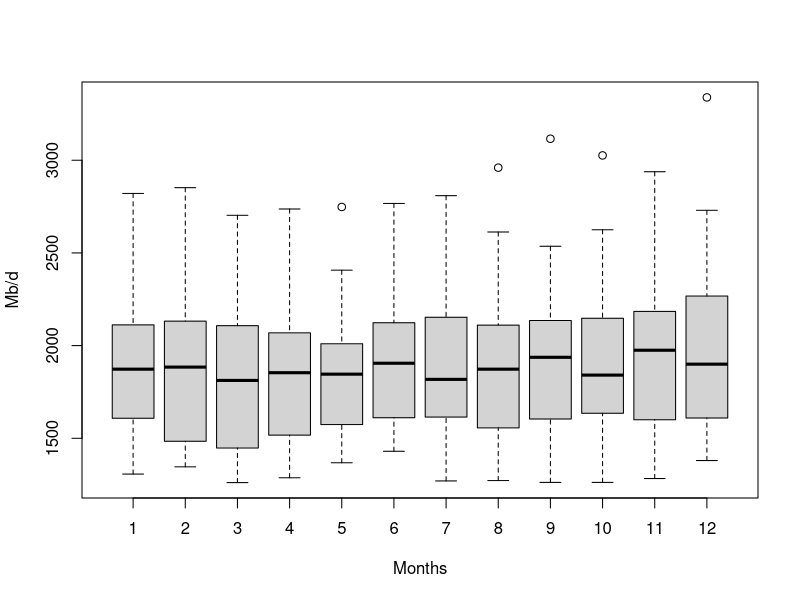
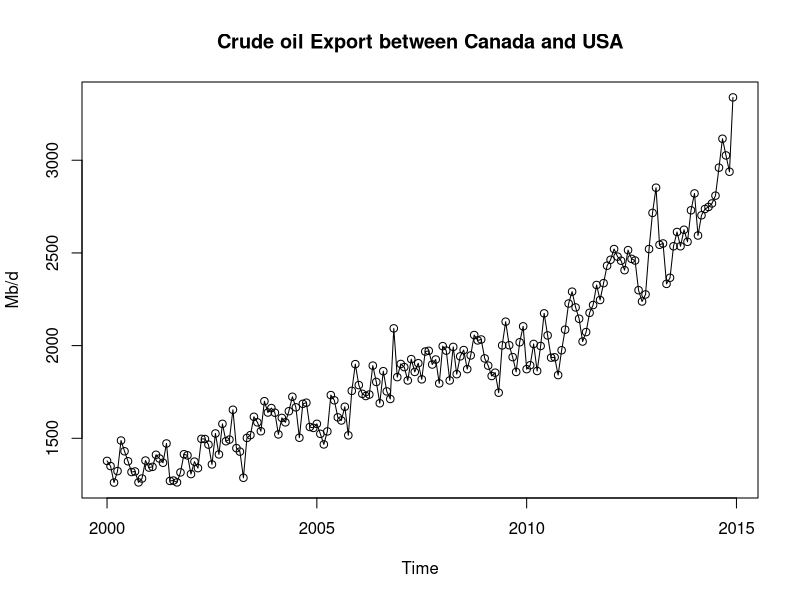
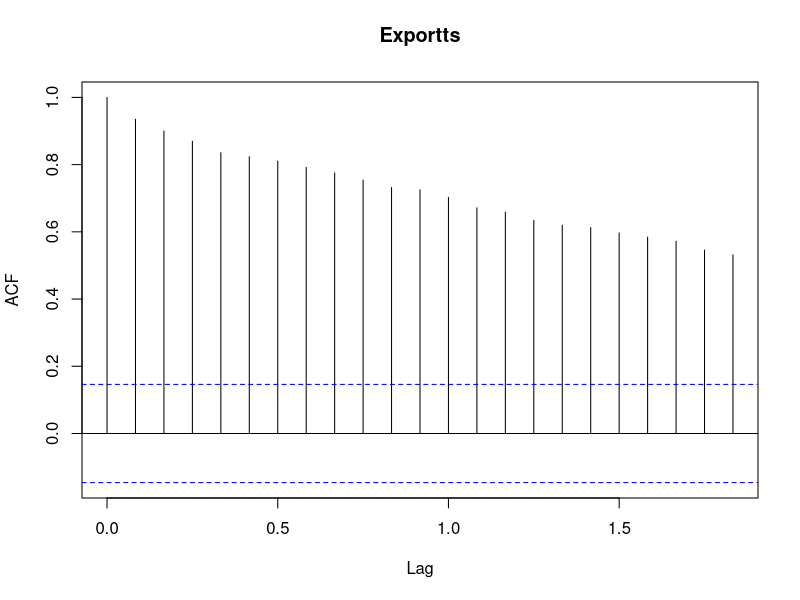
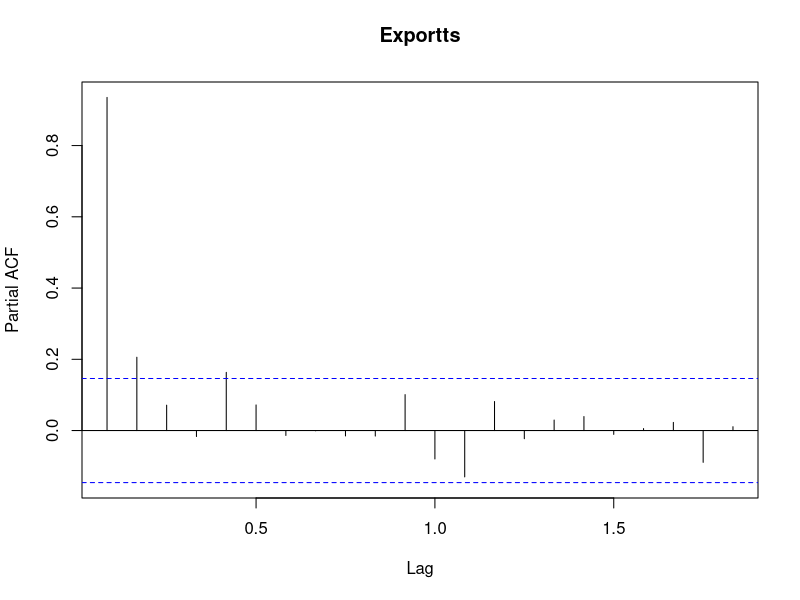
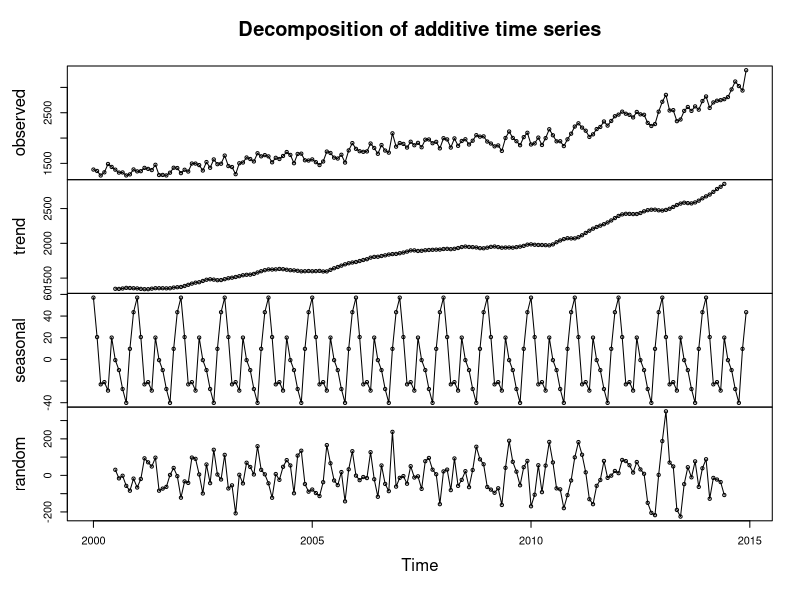
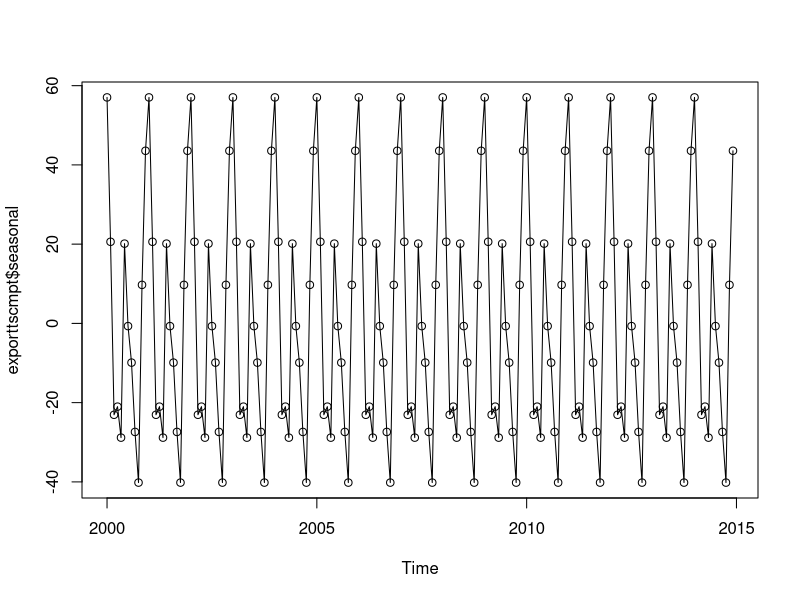

Reproduce these figures in R, in order. (Note: this script raises an error after producing the figures.)
# Read in the dataset in R
export <- read.csv("Crudeoil.csv", header = FALSE)
# install packages for time series analysis
install.packages("TTR")
library(TTR)
install.packages("forecast")
library(forecast)

# Converting the dataset into time series format
exportts <- ts(export, frequency = 12, start = c(2000,1), end = c(2014, 12))
exportts

# Checking for NA values
is.na(exportts)
class(exportts) # this shows that it is a time series data
cycle(exportts) # this prints the cycle across years

#Checking for seasonality
boxplot(exportts~cycle(exportts), xlab = "Months", ylab = "Mb/d")
summary(exportts)

# Plotting time series data
plot(exportts, type = "o", ylab = "Mb/d", main = "Crude oil Export between Canada and USA")
acf(exportts, main = "Exportts")
pacf(exportts, main = "Exportts")
acf(exportts, main = "Exportts", plot = FALSE) # display summary result of ACF without the plot
pacf(exportts, main = "Exportts", plot = FALSE)# display summary result of PACF without the plot

#Decomposing our dataset into its components

exporttscmpt <- decompose(exportts)
exporttscmpt$seasonal 
exporttscmpt$trend
plot(exporttscmpt, type = "o")
plot(exporttscmpt$seasonal, type = "o")

#Checking stationarity of the dataset

adf.test(exportts, alternative = "stationary", k = 0)
adf.test(exportts, alternative = "explosive", k = 0)
adf.test(exportts)

#Differencing our dataset to obtain stationarity

exporttsdiff1 <- diff(exportts, differences = 1)
exporttsdiff1
summary(exporttsdiff1)
plot.ts(exporttsdiff1, ylab = "exporttsdiff1")
exporttsdiff2 <- diff(exportts, differences = 2)
exporttsdiff2
summary(exporttsdiff2)
plot.ts(exporttsdiff2, ylab = "exporttsdiff2")
abline(h=0,col = "red")
hist(exporttsdiff2)
exporttsdiff3 <- diff(exportts, differences = 3)
exporttsdiff3
summary(exporttsdiff3)

#Stationarity check of the differenced data

acf(exporttsdiff2, lag.max = 24, main = "Exporttsdiff2", plot = FALSE)
pacf(exporttsdiff2, lag.max = 24, main = "Exporttsdiff2", plot = FALSE)
adf.test(exporttsdiff2, k = 0)
adf.test(exporttsdiff2)

# Getting an idea of p,q value of the ARIMA(p,d,q) method using autoarima

fit <- auto.arima(exporttsdiff2)
fit

# Several other p,q values were also used to check for best fit
exparima1 <- arima(exporttsdiff2, order = c(5, 2, 1), seasonal = c(1,0,0))
exparima1
exparima2 <- arima(exporttsdiff2, order = c(3, 2, 1), seasonal = c(1,0,0))
exparima2
exparima3 <- arima(exporttsdiff2, order = c(4, 2, 1), seasonal = c(1,0,0))
exparima3
exparima5 <- arima(exporttsdiff2, order = c(5, 0, 1), seasonal = c(1,0,0))
exparima5
exparima6 <- arima(exporttsdiff2, order = c(4, 1, 2),seasonal = c(1,0,0))
exparima6
exparima7 <- arima(exporttsdiff2, order = c(3, 1, 3), seasonal = c(1,0,0))
exparima7

# Prediction/Forecasting for 2015 using the best fit model and plotting it

expforecasts <- forecast.Arima(exparima5, h=12)
expforecasts
summary(expforecasts)
plot(expforecasts, main = "Forecast from ARIMA(5,0,1)(1,0,0)[12]")
exparima.pred1 <- predict(exparima5, n.ahead = 12)
exparima.pred1
exparima.pred1$pred
exparima.pred1$se
lines(exparima.pred1$pred, col = "blue", xlab = "Time", ylab = "exparima.pred1")
lines(exparima.pred1$pred+2*exparima.pred1$se, col = "red")
lines(exparima.pred1$pred-2*exparima.pred1$se, col = "red")
plot(exparima.pred1, main = "Forecast from ARIMA(5,0,1)(1,0,0)[12]")

# Checking the actual vs. fitted value

acf(expforecasts$residuals, lag.max = 24)# check for stationarity
# Check for autocorrelation of time series different from zero
Box.test(expforecasts$residuals, lag = 24, type = "Ljung-Box") 
plot.ts(expforecasts$residuals)
residual <- resid(expforecasts)
hist(residual, col = "lightblue", freq = FALSE)

# Read in the 2015 dataset for comparison with the forecasted values
checkoil <- read.csv("checkoil.csv", header = FALSE)
# Converting it into time series format and plotting the data
checkoilts <- ts(checkoil, frequency = 12, start = c(2000,1), end = c(2015, 12))
checkoilts
plot.ts(checkoilts)
# Differencing the data to make it stationary and plotting it
checkoiltsdiff2 <- diff(checkoilts, differences = 2)
checkoiltsdiff2
plot(checkoiltsdiff2, ylab = "checkoiltsdiff2")
